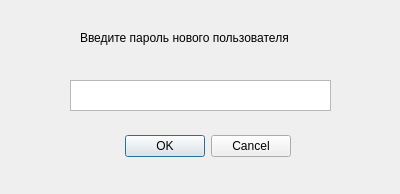
<?xml version="1.0" encoding="UTF-8"?>
<ui version="4.0">
 <class>Dialog</class>
 <widget class="QDialog" name="Dialog">
  <property name="geometry">
   <rect>
    <x>0</x>
    <y>0</y>
    <width>400</width>
    <height>194</height>
   </rect>
  </property>
  <property name="windowTitle">
   <string>Dialog</string>
  </property>
  <widget class="QDialogButtonBox" name="buttonBox">
   <property name="geometry">
    <rect>
     <x>110</x>
     <y>130</y>
     <width>181</width>
     <height>32</height>
    </rect>
   </property>
   <property name="orientation">
    <enum>Qt::Horizontal</enum>
   </property>
   <property name="standardButtons">
    <set>QDialogButtonBox::Cancel|QDialogButtonBox::Ok</set>
   </property>
  </widget>
  <widget class="QLabel" name="label">
   <property name="geometry">
    <rect>
     <x>80</x>
     <y>30</y>
     <width>281</width>
     <height>16</height>
    </rect>
   </property>
   <property name="text">
    <string>Введите пароль нового пользователя</string>
   </property>
  </widget>
  <widget class="QTextEdit" name="textEdit">
   <property name="geometry">
    <rect>
     <x>70</x>
     <y>80</y>
     <width>261</width>
     <height>31</height>
    </rect>
   </property>
  </widget>
 </widget>
 <resources/>
 <connections>
  <connection>
   <sender>buttonBox</sender>
   <signal>accepted()</signal>
   <receiver>Dialog</receiver>
   <slot>accept()</slot>
   <hints>
    <hint type="sourcelabel">
     <x>248</x>
     <y>254</y>
    </hint>
    <hint type="destinationlabel">
     <x>157</x>
     <y>274</y>
    </hint>
   </hints>
  </connection>
  <connection>
   <sender>buttonBox</sender>
   <signal>rejected()</signal>
   <receiver>Dialog</receiver>
   <slot>reject()</slot>
   <hints>
    <hint type="sourcelabel">
     <x>316</x>
     <y>260</y>
    </hint>
    <hint type="destinationlabel">
     <x>286</x>
     <y>274</y>
    </hint>
   </hints>
  </connection>
 </connections>
</ui>
